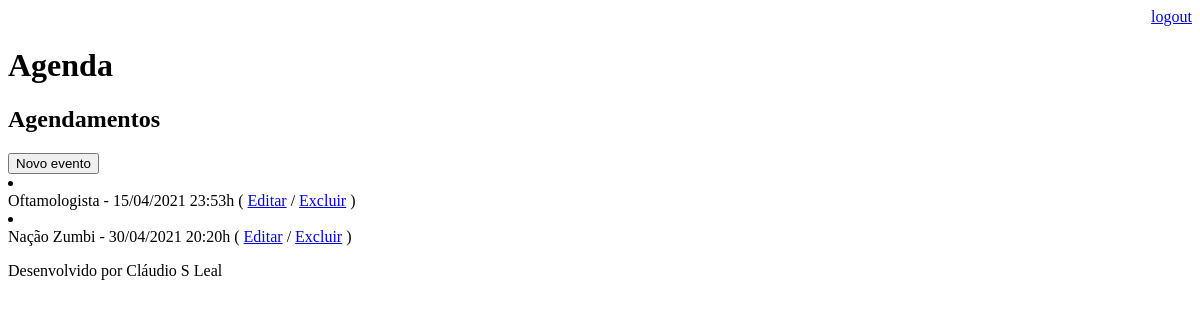
Page /agenda/ (signed in) on the earlier database version.
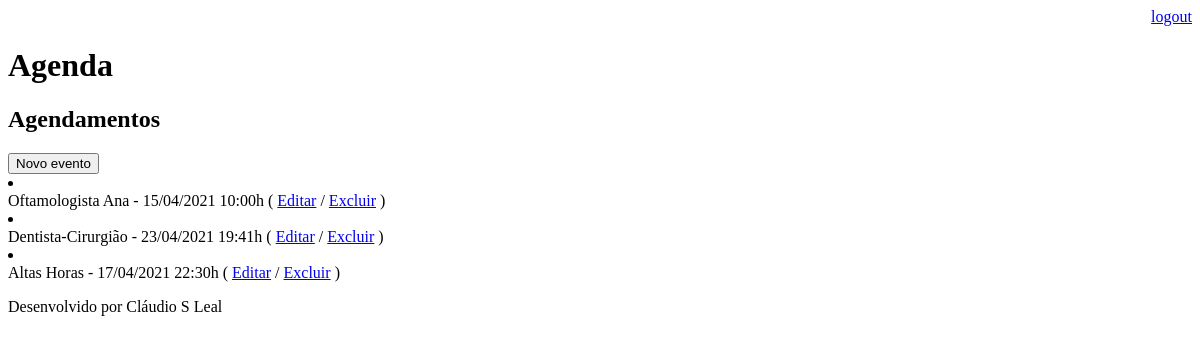
Same page on the later database version.
### core/models.py (models this page shows, shortened)
class Evento(models.Model):
    titulo = models.CharField(max_length=100)
    descricao = models.TextField(blank=True, null=True)
    data_evento = models.DateTimeField(verbose_name='Data do Evento')
    data_criacao = models.DateTimeField(auto_now=True)
    usuario = models.ForeignKey(User, on_delete=models.CASCADE)
    class Meta:
        db_table = 'evento'
    def get_data_evento(self):
        return self.data_evento.strftime('%d/%m/%Y %H:%Mh')
    def get_evento_atrasado(self):
        if self.data_evento < datetime.now():
            return True
        else:
            return False

### core/views.py (the view)
@login_required(login_url='/login/')
def lista_eventos(request):
    usuario = request.user
    data_atual = datetime.now() - timedelta(hours=1)
    evento = Evento.objects.filter(usuario=usuario,
                                   data_evento__gt=data_atual)
    dados = {'eventos':evento}
    return render(request, 'agenda.html', dados)

### templates/agenda.html (shortened to what this page needs)
{% extends "model-page.html" %}
{% block content %}
    <h2>Agendamentos</h2>
    <a href="evento/">
        <button type="button">Novo evento</button>
    </a>
    <u1 style="...">
        {% for evento in eventos %}
            <li>
                <div style=>
                    {{ evento.titulo }} - {{ evento.get_data_evento}}
                    ( <a href="evento/?id={{ evento.id }}">Editar</a>
                    / <a href="evento/delete/{{ evento.id }}/">Excluir</a> )
                </div>
            </li>
        {%endfor %}
    </u1>
{% endblock %}

### templates/model-page.html
<!DOCTYPE html>
<html lang="en">
<head>
    {% include "model-header.html" %}
</head>
<body>
    {% block content %} {% endblock %}
    {% include "model-footer.html" %}
</body>
</html>

### templates/model-header.html (shortened to what this page needs)
    <div align="right">
        <a href="/logout">logout</a>
    </div>
    <h1>Agenda</h1>

### templates/model-footer.html
<p>Desenvolvido por Cláudio S Leal</p>

Differences in the rows shown:
removed Evento: titulo "Nação Zumbi", get_data_evento "30/04/2021 20:20h"
changed Evento: titulo "Oftamologista" → "Oftamologista Ana"; get_data_evento "15/04/2021 23:53h" → "15/04/2021 10:00h"
added Evento: titulo "Dentista-Cirurgião", get_data_evento "23/04/2021 19:41h"
added Evento: titulo "Altas Horas", get_data_evento "17/04/2021 22:30h"
